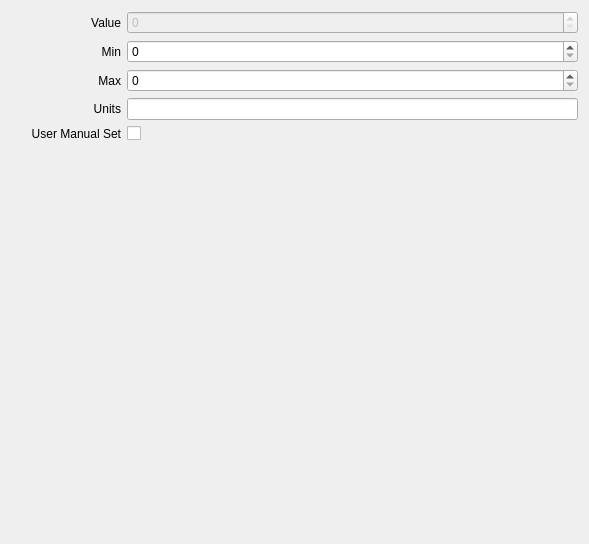
<?xml version="1.0" encoding="UTF-8"?>
<ui version="4.0">
 <class>Form</class>
 <widget class="QWidget" name="Form">
  <property name="geometry">
   <rect>
    <x>0</x>
    <y>0</y>
    <width>589</width>
    <height>544</height>
   </rect>
  </property>
  <property name="windowTitle">
   <string>Form</string>
  </property>
  <layout class="QVBoxLayout" name="verticalLayout">
   <item>
    <layout class="QFormLayout" name="formLayout">
     <item row="0" column="0">
      <widget class="QLabel" name="label_2">
       <property name="minimumSize">
        <size>
         <width>110</width>
         <height>0</height>
        </size>
       </property>
       <property name="text">
        <string>Value</string>
       </property>
       <property name="alignment">
        <set>Qt::AlignRight|Qt::AlignTrailing|Qt::AlignVCenter</set>
       </property>
      </widget>
     </item>
     <item row="0" column="1">
      <widget class="QSpinBox" name="ui_value">
       <property name="enabled">
        <bool>false</bool>
       </property>
      </widget>
     </item>
     <item row="1" column="0">
      <widget class="QLabel" name="label_6">
       <property name="minimumSize">
        <size>
         <width>110</width>
         <height>0</height>
        </size>
       </property>
       <property name="text">
        <string>Min</string>
       </property>
       <property name="alignment">
        <set>Qt::AlignRight|Qt::AlignTrailing|Qt::AlignVCenter</set>
       </property>
      </widget>
     </item>
     <item row="1" column="1">
      <widget class="QSpinBox" name="ui_min"/>
     </item>
     <item row="2" column="0">
      <widget class="QLabel" name="label_3">
       <property name="minimumSize">
        <size>
         <width>110</width>
         <height>0</height>
        </size>
       </property>
       <property name="text">
        <string>Max</string>
       </property>
       <property name="alignment">
        <set>Qt::AlignRight|Qt::AlignTrailing|Qt::AlignVCenter</set>
       </property>
      </widget>
     </item>
     <item row="2" column="1">
      <widget class="QSpinBox" name="ui_max"/>
     </item>
     <item row="3" column="0">
      <widget class="QLabel" name="label">
       <property name="minimumSize">
        <size>
         <width>110</width>
         <height>0</height>
        </size>
       </property>
       <property name="text">
        <string>Units</string>
       </property>
       <property name="alignment">
        <set>Qt::AlignRight|Qt::AlignTrailing|Qt::AlignVCenter</set>
       </property>
      </widget>
     </item>
     <item row="3" column="1">
      <widget class="QLineEdit" name="ui_units"/>
     </item>
     <item row="4" column="0">
      <widget class="QLabel" name="label_4">
       <property name="minimumSize">
        <size>
         <width>110</width>
         <height>0</height>
        </size>
       </property>
       <property name="text">
        <string>User Manual Set</string>
       </property>
       <property name="alignment">
        <set>Qt::AlignRight|Qt::AlignTrailing|Qt::AlignVCenter</set>
       </property>
      </widget>
     </item>
     <item row="4" column="1">
      <widget class="QCheckBox" name="ui_user_manual_set">
       <property name="text">
        <string/>
       </property>
      </widget>
     </item>
    </layout>
   </item>
   <item>
    <spacer name="verticalSpacer">
     <property name="orientation">
      <enum>Qt::Vertical</enum>
     </property>
     <property name="sizeHint" stdset="0">
      <size>
       <width>20</width>
       <height>40</height>
      </size>
     </property>
    </spacer>
   </item>
  </layout>
 </widget>
 <resources/>
 <connections/>
</ui>
